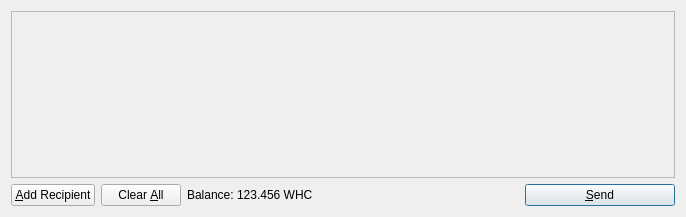
<?xml version="1.0" encoding="UTF-8"?>
<ui version="4.0">
  <class>SendCoinsDialog</class>
  <widget class="QDialog" name="SendCoinsDialog">
    <property name="geometry">
      <rect>
	<x>0</x>
	<y>0</y>
	<width>686</width>
	<height>217</height>
      </rect>
    </property>
    <property name="windowTitle">
      <string>Send Coins</string>
    </property>
    <layout class="QVBoxLayout" name="verticalLayout">
      <item>
	<widget class="QScrollArea" name="scrollArea">
	  <property name="widgetResizable">
	    <bool>true</bool>
	  </property>
	  <widget class="QWidget" name="scrollAreaWidgetContents">
	    <property name="geometry">
	      <rect>
		<x>0</x>
		<y>0</y>
		<width>666</width>
		<height>165</height>
	      </rect>
	    </property>
	    <layout class="QVBoxLayout" name="verticalLayout_2">
	      <property name="margin">
		<number>0</number>
	      </property>
	      <item>
		<layout class="QVBoxLayout" name="entries">
		  <property name="spacing">
		    <number>6</number>
		  </property>
		</layout>
	      </item>
	      <item>
		<spacer name="verticalSpacer">
		  <property name="orientation">
		    <enum>Qt::Vertical</enum>
		  </property>
		  <property name="sizeHint" stdset="0">
		    <size>
		      <width>20</width>
		      <height>40</height>
		    </size>
		  </property>
		</spacer>
	      </item>
	    </layout>
	  </widget>
	</widget>
      </item>
      <item>
	<layout class="QHBoxLayout" name="horizontalLayout">
	  <item>
	    <widget class="QPushButton" name="addButton">
	      <property name="toolTip">
		<string>Send to multiple recipients at once</string>
	      </property>
	      <property name="text">
		<string>&amp;Add Recipient</string>
	      </property>
	      <property name="icon">
		<iconset resource="../bitcoin.qrc">
		<normaloff>:/icons/add</normaloff>:/icons/add</iconset>
	      </property>
	      <property name="autoDefault">
		<bool>false</bool>
	      </property>
	    </widget>
	  </item>
	  <item>
	    <widget class="QPushButton" name="clearButton">
	      <property name="sizePolicy">
		<sizepolicy hsizetype="Minimum" vsizetype="Fixed">
		  <horstretch>0</horstretch>
		  <verstretch>0</verstretch>
		</sizepolicy>
	      </property>
	      <property name="toolTip">
		<string>Remove all transaction fields</string>
	      </property>
	      <property name="text">
		<string>Clear &amp;All</string>
	      </property>
	      <property name="icon">
		<iconset resource="../bitcoin.qrc">
		<normaloff>:/icons/remove</normaloff>:/icons/remove</iconset>
	      </property>
	      <property name="autoRepeatDelay">
		<number>300</number>
	      </property>
	      <property name="autoDefault">
		<bool>false</bool>
	      </property>
	    </widget>
	  </item>
	  <item>
	    <layout class="QHBoxLayout" name="horizontalLayout_2">
	      <property name="spacing">
		<number>3</number>
	      </property>
	      <item>
		<widget class="QLabel" name="label">
		  <property name="text">
		    <string>Balance:</string>
		  </property>
		</widget>
	      </item>
	      <item>
		<widget class="QLabel" name="labelBalance">
		  <property name="cursor">
		    <cursorShape>IBeamCursor</cursorShape>
		  </property>
		  <property name="text">
		    <string>123.456 WHC</string>
		  </property>
		  <property name="textInteractionFlags">
		    <set>Qt::LinksAccessibleByMouse|Qt::TextSelectableByKeyboard|Qt::TextSelectableByMouse</set>
		  </property>
		</widget>
	      </item>
	    </layout>
	  </item>
	  <item>
	    <spacer name="horizontalSpacer">
	      <property name="orientation">
		<enum>Qt::Horizontal</enum>
	      </property>
	      <property name="sizeHint" stdset="0">
		<size>
		  <width>40</width>
		  <height>20</height>
		</size>
	      </property>
	    </spacer>
	  </item>
	  <item>
	    <widget class="QPushButton" name="sendButton">
	      <property name="minimumSize">
		<size>
		  <width>150</width>
		  <height>0</height>
		</size>
	      </property>
	      <property name="toolTip">
		<string>Confirm the send action</string>
	      </property>
	      <property name="text">
		<string>&amp;Send</string>
	      </property>
	      <property name="icon">
		<iconset resource="../bitcoin.qrc">
		<normaloff>:/icons/send</normaloff>:/icons/send</iconset>
	      </property>
	      <property name="default">
		<bool>true</bool>
	      </property>
	    </widget>
	  </item>
	</layout>
      </item>
    </layout>
  </widget>
  <resources>
    <include location="../bitcoin.qrc"/>
  </resources>
  <connections/>
</ui>
